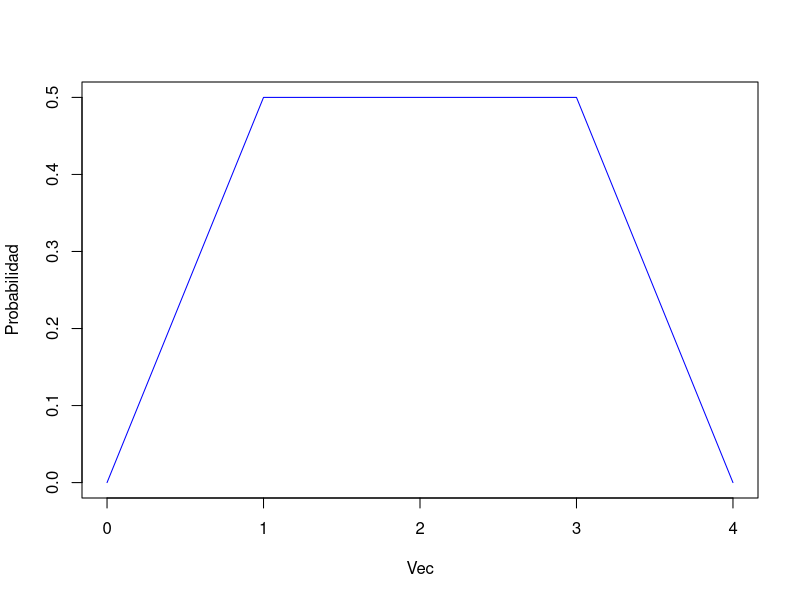
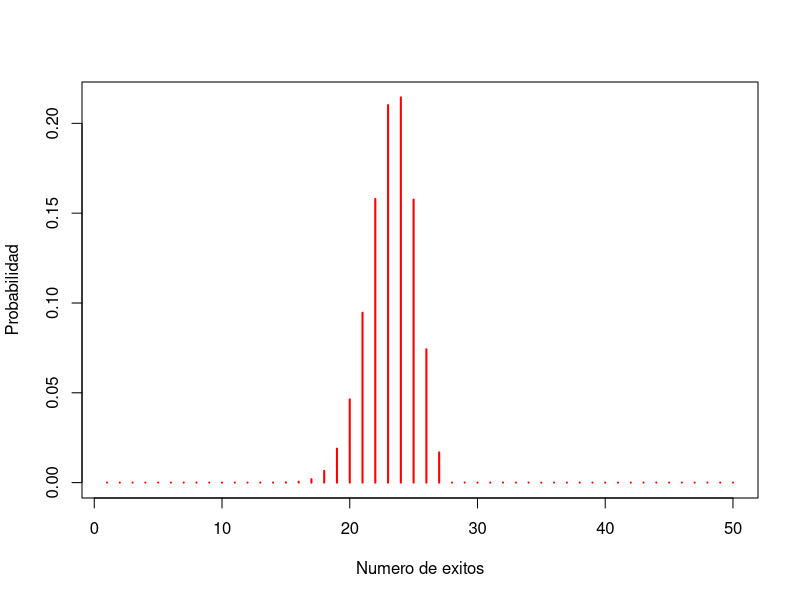
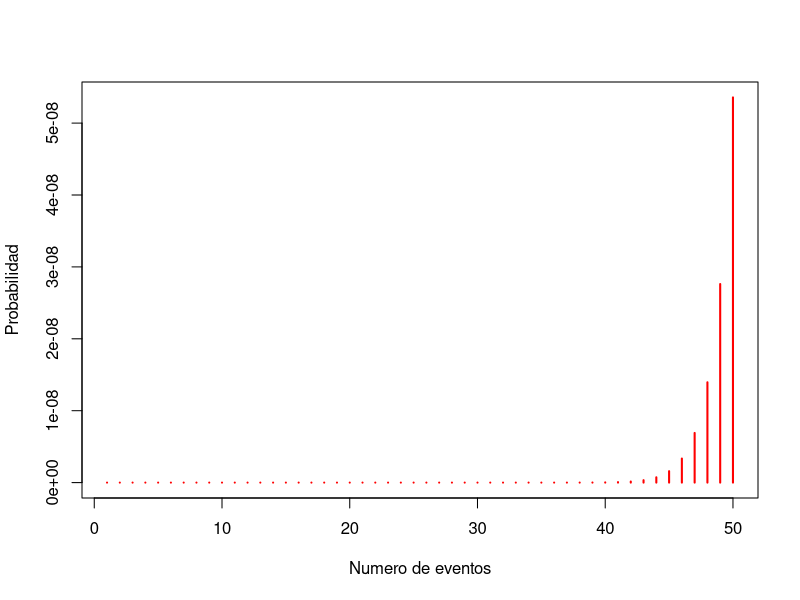
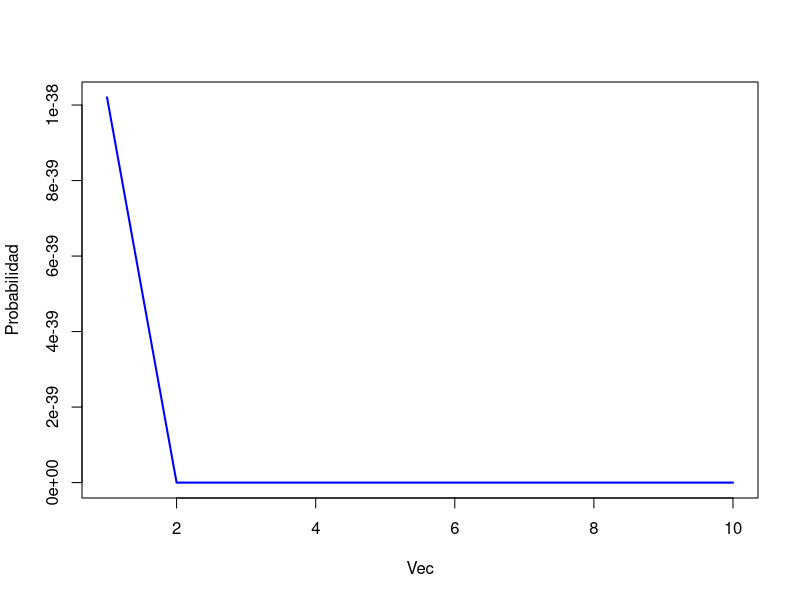

R code for these plots, in order:
## ---- chunk 1
knitr::opts_chunk$set(echo = TRUE)
## ---- chunk 2
Vec = c(0:4)
mini <- 1
maxi <- 3

dis = dunif(x= Vec, min = mini, max = maxi)
dis
plot(Vec, dis, type="l", col="blue", ylab = "Probabilidad")
  
## ---- chunk 3
Vec1= c(1:50)
ens <- sample(1:200, 1)
prob <-  round(runif(1,0,100), 2)
sprintf("El número de ensayos %d El porcentaje de éxito es %.2f%%", ens, prob)
b = dbinom(x = Vec1, size = ens, prob = (prob/100))
plot(b, type="h",lwd="2", xlab="Numero de exitos", col="red", ylab = "Probabilidad")
          
## ---- chunk 4
Vec = c(1:50)
nEventos =sample(1:200, 1)
sprintf("El número de eventos es %d", nEventos)
dis = dpois(Vec, lambda = nEventos)
plot(dis, type="h", xlab= "Numero de eventos", lwd="2", col="red", ylab = "Probabilidad")
          
## ---- chunk 5
Vec = c(1:10)
tEventos = sample(1:100, 1)
sprintf("La tasa de ocurrencia de eventos es %d", tEventos)
dist = dexp(Vec, rate = tEventos)
plot(Vec, dist, type="l", lwd="2", col="blue", ylab = "Probabilidad")
          
